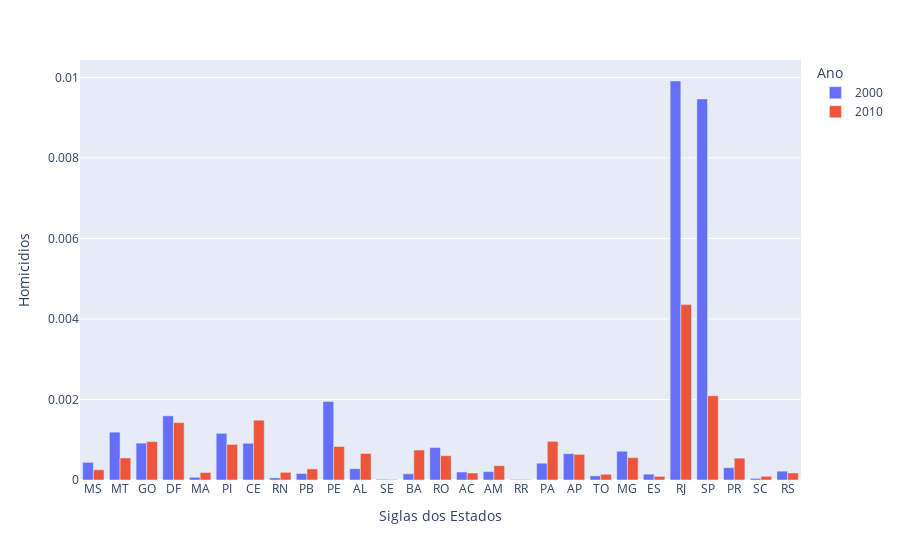

Notebook source saved alongside this figure:
### Code cell
px.bar(df.sort_values(by=["Regiões", "Ano"]), 
       x="Siglas dos Estados", y="Homicidios", color='Ano', barmode="group")

### Figure 1 — Plotly figure (JSON) as saved in the notebook; plotly's stock layout.template omitted (floating-point values rounded to 4 significant figures)
{"data": [{"alignmentgroup": "True", "hovertemplate": "Ano=2000<br>Siglas dos Estados=%{x}<br>Homicidios=%{y}<extra></extra>", "legendgroup": "2000", "marker": {"color": "#636efa"}, "name": "2000", "offsetgroup": "2000", "orientation": "v", "showlegend": true, "textposition": "auto", "type": "bar", "x": ["MS", "MT", "GO", "DF", "MA", "PI", "CE", "RN", "PB", "PE", "AL", "SE", "BA", "RO", "AC", "AM", "RR", "PA", "AP", "TO", "MG", "ES", "RJ", "SP", "PR", "SC", "RS"], "xaxis": "x", "y": [0.0004383, 0.001188, 0.0009158, 0.001594, 6.735e-05, 0.00116, 0.0009117, 5.204e-05, 0.000161, 0.001949, 0.0002813, 1.768e-05, 0.0001542, 0.0008067, 0.0001995, 0.0002083, 1.384e-05, 0.0004166, 0.0006537, 0.0001028, 0.0007142, 0.0001456, 0.009911, 0.009466, 0.0003059, 4.032e-05, 0.0002188], "yaxis": "y"}, {"alignmentgroup": "True", "hovertemplate": "Ano=2010<br>Siglas dos Estados=%{x}<br>Homicidios=%{y}<extra></extra>", "legendgroup": "2010", "marker": {"color": "#EF553B"}, "name": "2010", "offsetgroup": "2010", "orientation": "v", "showlegend": true, "textposition": "auto", "type": "bar", "x": ["MS", "MT", "GO", "DF", "MA", "PI", "CE", "RN", "PB", "PE", "AL", "SE", "BA", "RO", "AC", "AM", "RR", "PA", "AP", "TO", "MG", "ES", "RJ", "SP", "PR", "SC", "RS"], "xaxis": "x", "y": [0.0002543, 0.0005475, 0.0009543, 0.001426, 0.0001868, 0.0008847, 0.001486, 0.0001905, 0.0002747, 0.0008324, 0.0006588, 1.395e-05, 0.0007443, 0.0006041, 0.0001733, 0.0003566, 1.297e-05, 0.0009595, 0.0006366, 0.0001434, 0.0005561, 9.133e-05, 0.004357, 0.002093, 0.0005421, 9.164e-05, 0.0001742], "yaxis": "y"}], "layout": {"barmode": "group", "legend": {"title": {"text": "Ano"}, "tracegroupgap": 0}, "margin": {"t": 60}, "xaxis": {"anchor": "y", "domain": [0, 1], "title": {"text": "Siglas dos Estados"}}, "yaxis": {"anchor": "x", "domain": [0, 1], "title": {"text": "Homicidios"}}}}
